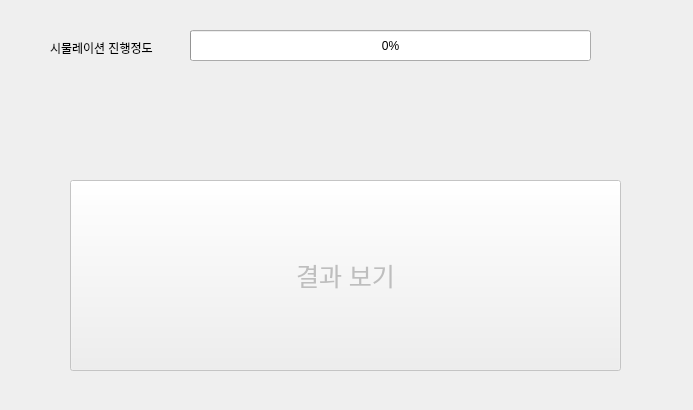
<?xml version="1.0" encoding="UTF-8"?>
<ui version="4.0">
 <class>info_widget</class>
 <widget class="QWidget" name="info_widget">
  <property name="geometry">
   <rect>
    <x>0</x>
    <y>0</y>
    <width>693</width>
    <height>410</height>
   </rect>
  </property>
  <property name="windowTitle">
   <string>시물레이션 진행</string>
  </property>
  <widget class="QProgressBar" name="progressBar">
   <property name="geometry">
    <rect>
     <x>190</x>
     <y>30</y>
     <width>401</width>
     <height>31</height>
    </rect>
   </property>
   <property name="value">
    <number>0</number>
   </property>
  </widget>
  <widget class="QLabel" name="label_simulation_progress">
   <property name="geometry">
    <rect>
     <x>50</x>
     <y>40</y>
     <width>121</width>
     <height>16</height>
    </rect>
   </property>
   <property name="text">
    <string>시물레이션 진행정도</string>
   </property>
  </widget>
  <widget class="QPushButton" name="button_showresult">
   <property name="enabled">
    <bool>false</bool>
   </property>
   <property name="geometry">
    <rect>
     <x>70</x>
     <y>180</y>
     <width>551</width>
     <height>191</height>
    </rect>
   </property>
   <property name="font">
    <font>
     <pointsize>19</pointsize>
    </font>
   </property>
   <property name="text">
    <string>결과 보기</string>
   </property>
  </widget>
 </widget>
 <resources/>
 <connections/>
</ui>
